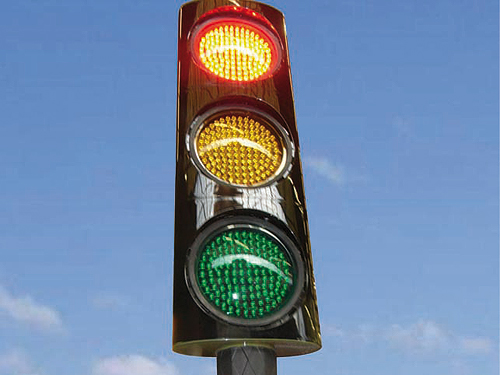
#> input picture images/lights3.jpg, 500 x 375 px, found by its file name
$ python image_detection.py   (Python 2 division)
#> lines starting #> are read from the running program, lines starting #| are printed output that depends on the picture; after the words box and inside, x2 and y2 are one past the last pixel; in counts of white or black regions, pixels touching at a corner belong together
'''
    Self-Driving RC Car Project

    File: image_detection.py
    Date: 12/1/17
    Author: Alfredo Salazar
    Version: 1.0

    A project to design a car that has a Raspberry Pi mounted
    on the top with a connected PiCamera. This camera will be
    used to detect stop signs, traffic lights, turns, etc.
'''
# Import libraries
import numpy as np
import cv2, urllib, time, os, sys, os.path

# Show available images to choose
print "\nAvailable image filenames: "
files = os.listdir("images")
newlist = []
for names in files:
    if names.endswith(".jpg") or names.endswith(".png"):
        newlist.append(names)
print newlist

# Ask for name of image
print ""
imgname_entry_valid = False
while imgname_entry_valid == False:
    imgname = raw_input("Filename of image? ")

    if os.path.isfile("images/" + imgname):
        imgname_entry_valid = True
    else:
        print "Image filename was incorrect, try again.\n"
#> this loop made 1 pass; the answer given on pass 1: images/lights3.jpg
print ""

# Define haar cascades
stop_cascade = cv2.CascadeClassifier('haarcascades/haarcascade_stopsign.xml')

# Create and resize window for detection
cv2.namedWindow('Webcam Detection', cv2.WINDOW_NORMAL)
cv2.resizeWindow('Webcam Detection', 1200, 700)

# Create ranges for colors red, yellow, and green
lower_r = np.array([0, 0, 90], dtype = "uint8")
upper_r = np.array([36, 33, 255], dtype = "uint8")
lower_y = np.array([0, 128, 128], dtype = "uint8")
upper_y = np.array([62, 255, 255], dtype = "uint8")
lower_g = np.array([0, 85, 0], dtype = "uint8")
upper_g = np.array([90, 255, 127], dtype = "uint8")

# Read in image
img = cv2.imread("images/" + imgname)
#> img is the input picture: shape (375, 500, 3); mean B, G, R 165.5, 136, 113.5

# Find red in frame and apply mask
mask_r = cv2.inRange(img, lower_r, upper_r)
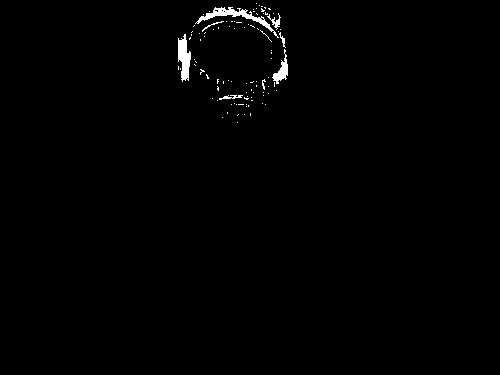
#> mask_r: shape (375, 500); 0.81% white; 96 white regions (88 under 20 px), largest, box (x1, y1, x2, y2) and area: (195, 7, 279, 38) 475, (178, 34, 191, 82) 391, (272, 49, 288, 84) 215
output_r = cv2.bitwise_and(img, img, mask = mask_r)

# Find yellow in frame and apply mask
mask_y = cv2.inRange(img, lower_y, upper_y)
#> mask_y: shape (375, 500); 1.4% white in thin lines or dots, all inside (x1, y1, x2, y2) = (196, 25, 286, 184)
output_y = cv2.bitwise_and(img, img, mask = mask_y)

# Find green in frame and apply mask
mask_g = cv2.inRange(img, lower_g, upper_g)
#> mask_g: shape (375, 500); 2.2% white in thin lines or dots, all inside (x1, y1, x2, y2) = (173, 0, 321, 375)
output_g = cv2.bitwise_and(img, img, mask = mask_g)
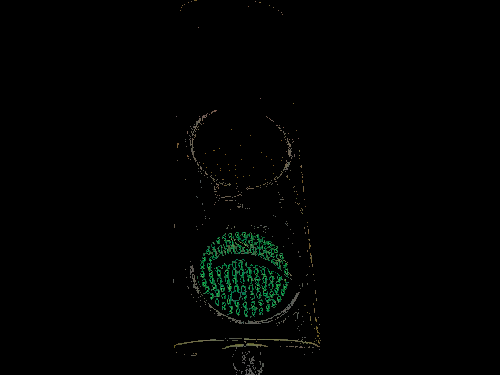
#> output_g: shape (375, 500, 3); mean B, G, R 1.5, 2.4, 1.2

# Convert image to grayscale
gray = cv2.cvtColor(img, cv2.COLOR_BGR2GRAY)
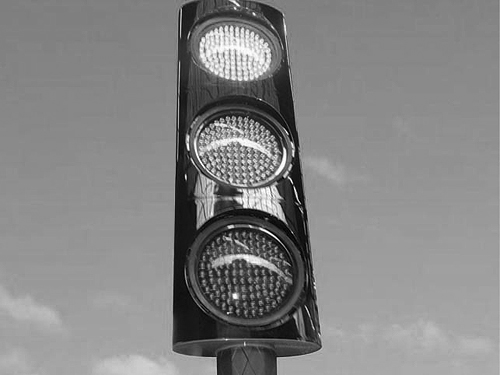
#> gray: shape (375, 500); min 0, max 255, mean 132.7

# Detect multiple stop signs
stops = stop_cascade.detectMultiScale(gray, 1.3, 5)
#> stops = ()

# Draw orange rectangles around detected stop signs
for (sx,sy,sw,sh) in stops:
    cv2.rectangle(img,(sx,sy),(sx+sw,sy+sh),(0,128,255),2)
#> this loop made 0 passes

# Show color key
cv2.putText(img, "Orange=Stop", (0, 30), cv2.FONT_HERSHEY_TRIPLEX, 1, (0, 255, 255))
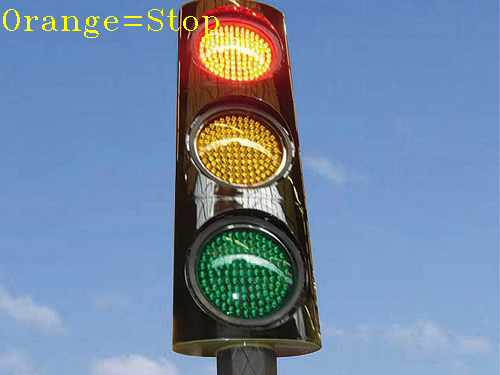
#> img: shape (375, 500, 3); 0.56% of pixels changed, all inside (x1, y1, x2, y2) = (3, 9, 219, 38)

# Create array to display in window
topArray = np.hstack([img, output_r])
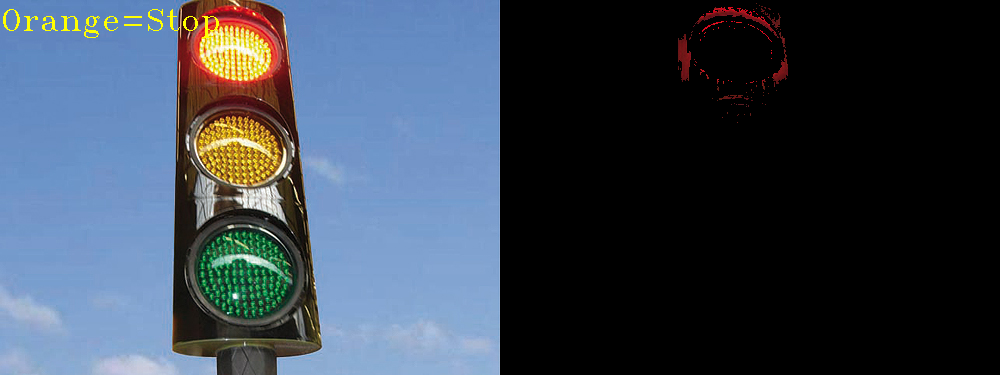
#> topArray: shape (375, 1000, 3); mean B, G, R 82.4, 68.5, 57.7
bottomArray = np.hstack([output_y, output_g])
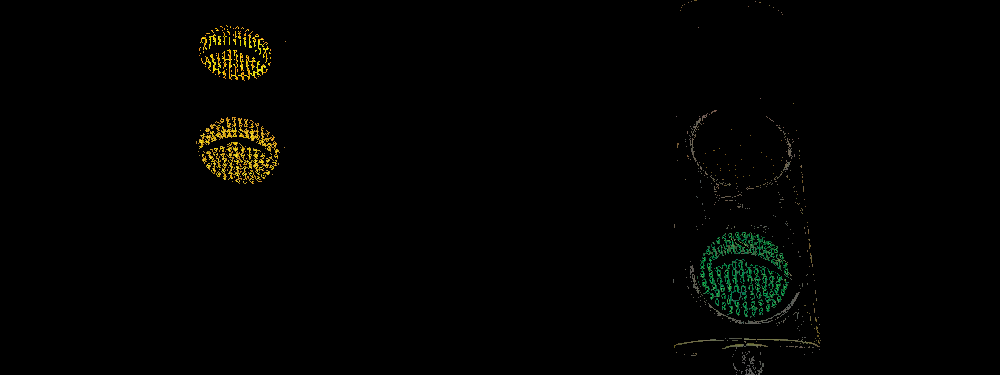
#> bottomArray: shape (375, 1000, 3); mean B, G, R 0.9, 2.4, 2.1
combArray = np.vstack([topArray, bottomArray])
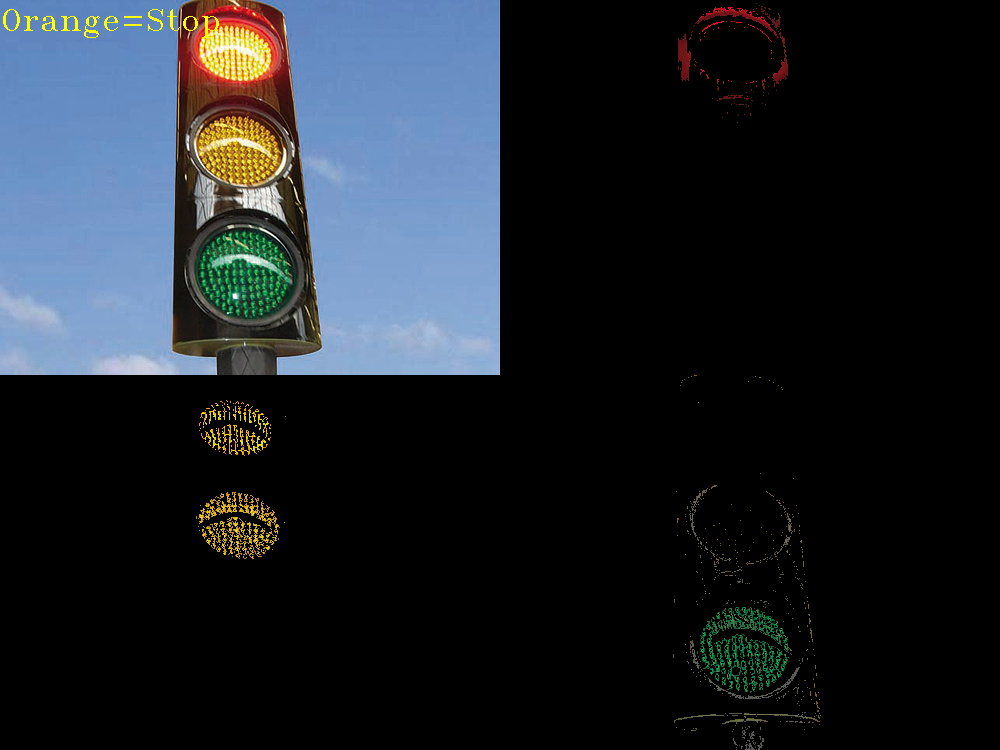
#> combArray: shape (750, 1000, 3); mean B, G, R 41.7, 35.4, 29.9

# Display frame/image to window
cv2.imshow('Webcam Detection',combArray)

# Wait for escape key to quit
k = cv2.waitKey(0)
#> (key Esc is pressed here)
while k != 27:
    k = cv2.waitKey(0)
cv2.destroyAllWindows()

$ run again, on images/lights4.jpg
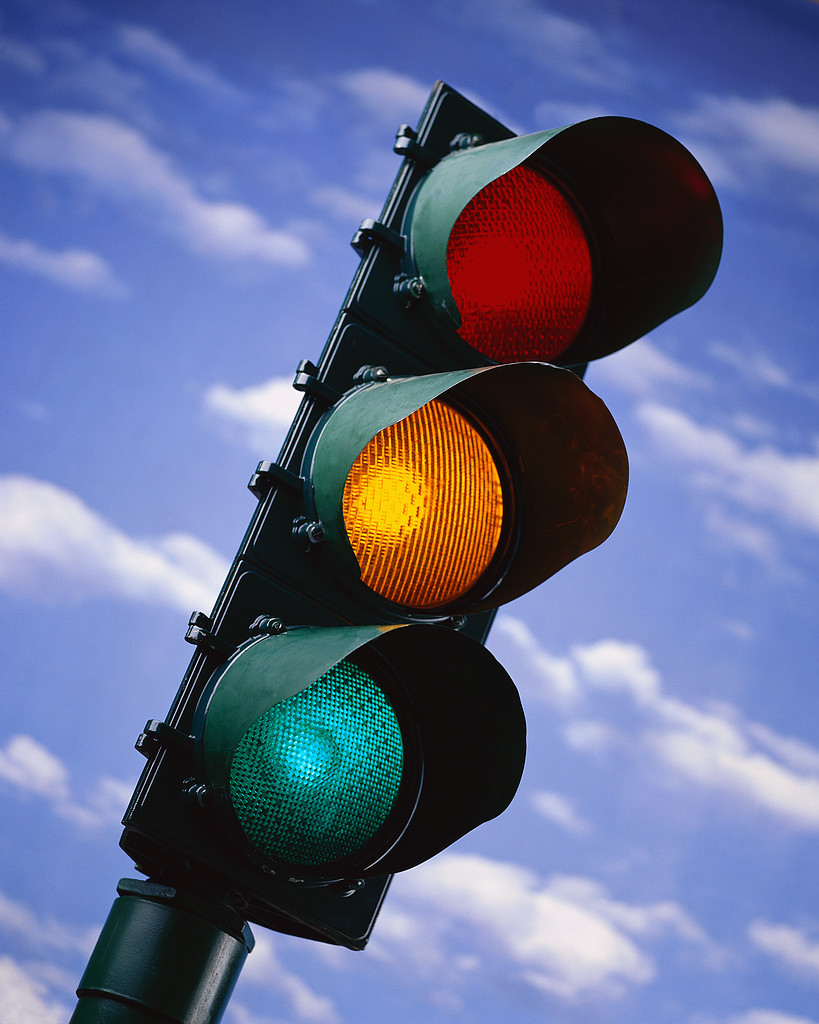
#> input picture images/lights4.jpg, 819 x 1024 px, found by its file name
#> the loop `while imgname_entry_valid == False:` made 1 pass; the answer given on pass 1: images/lights4.jpg
#> img is the input picture: shape (1024, 819, 3); mean B, G, R 146.8, 109.9, 100.4
#> mask_r: shape (1024, 819); 2.3% white; 772 white regions (754 under 20 px), largest, box (x1, y1, x2, y2) and area: (447, 167, 592, 347) 16650, (431, 590, 453, 603) 49, (439, 557, 446, 578) 40
#> mask_y: shape (1024, 819); 1.1% white; 197 white regions (168 under 20 px), largest, box (x1, y1, x2, y2) and area: (343, 415, 432, 572) 5582, (424, 415, 438, 558) 310, (435, 427, 449, 563) 279
#> mask_g: shape (1024, 819); 0.67% white; 1588 white regions (1577 under 20 px), largest, box (x1, y1, x2, y2) and area: (209, 675, 285, 718) 949, (313, 458, 352, 492) 648, (414, 242, 447, 260) 326
#> `gray = cv2.cvtColor(img, cv2.COLOR_BGR2GRAY)`:
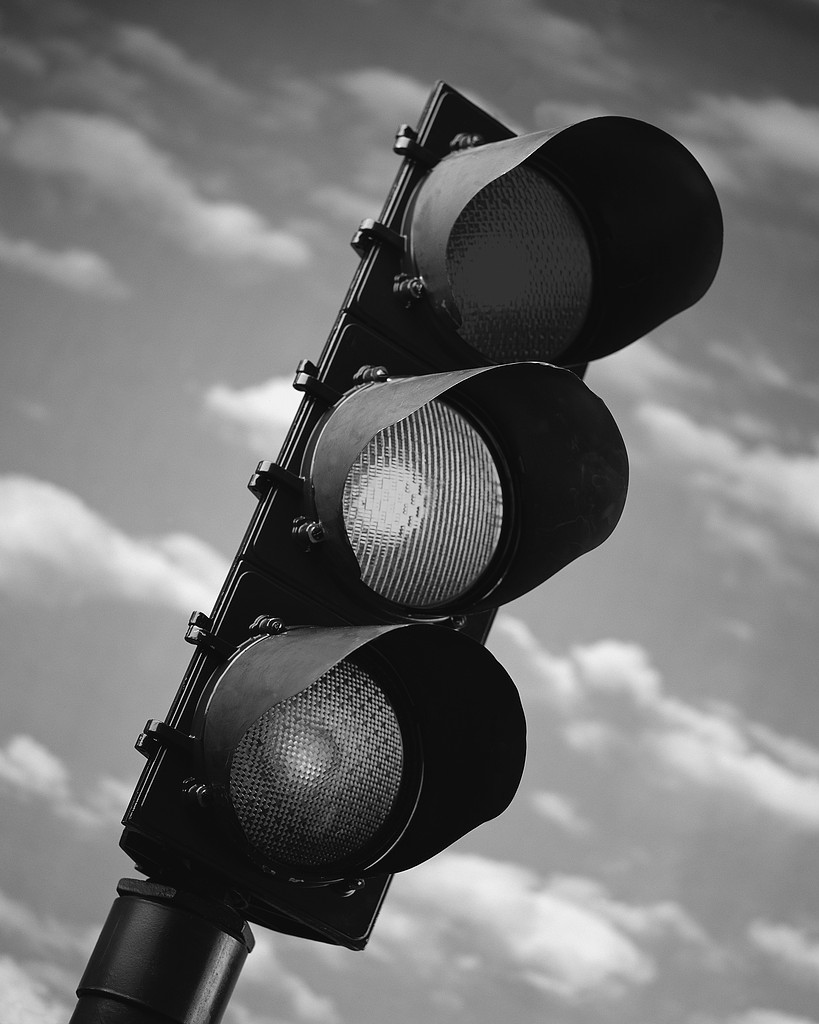
#> gray: shape (1024, 819); min 0, max 255, mean 111.3
#> stops = ()
#> img: shape (1024, 819, 3); 0.12% of pixels changed, all inside (x1, y1, x2, y2) = (3, 9, 219, 38)
#> `combArray = np.vstack([topArray, bottomArray])`:
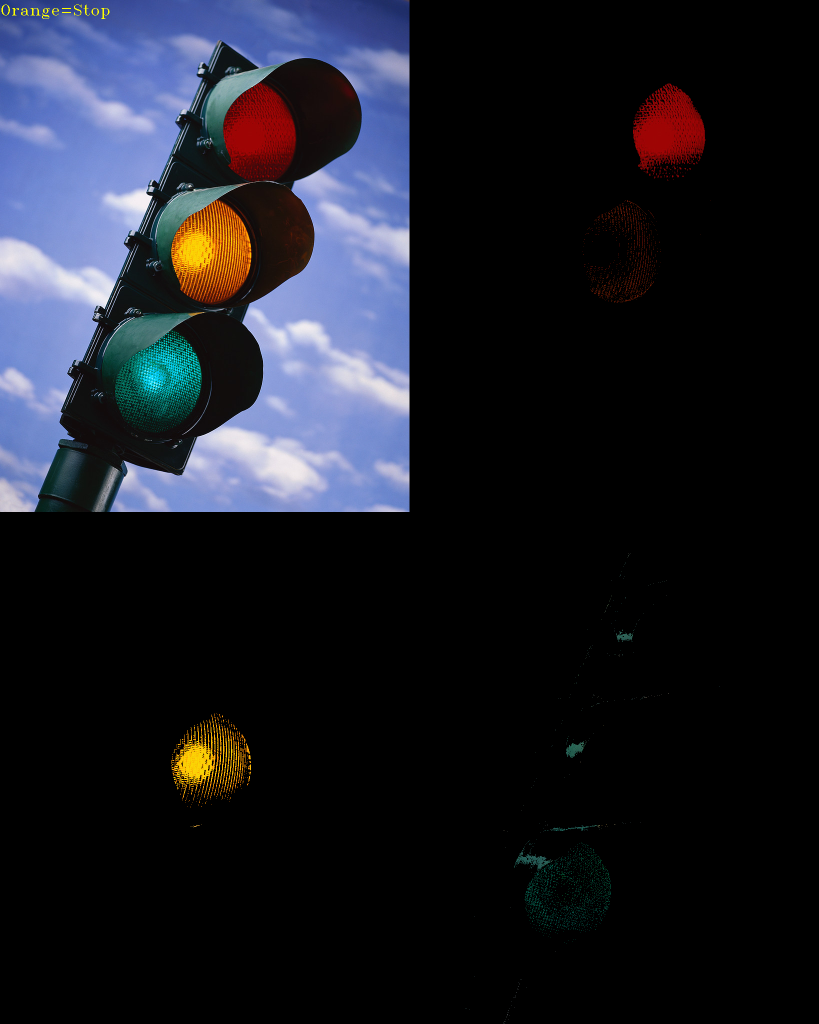
#> combArray: shape (2048, 1638, 3) (shown at 1/2 size); mean B, G, R 36.8, 28.2, 26.7

$ run again, on images/lights5.jpg
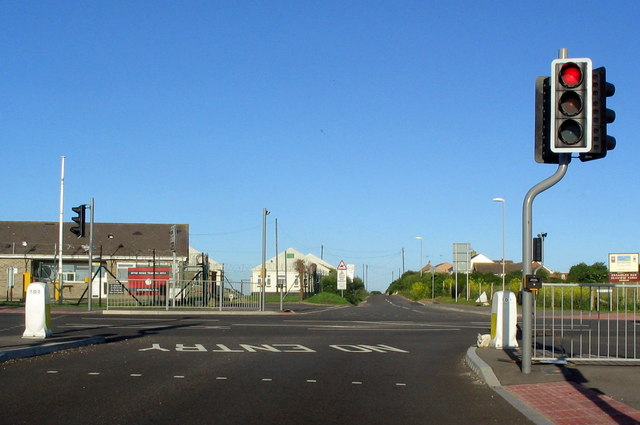
#> input picture images/lights5.jpg, 640 x 425 px, found by its file name
#> the loop `while imgname_entry_valid == False:` made 1 pass; the answer given on pass 1: images/lights5.jpg
#> img is the input picture: shape (425, 640, 3); mean B, G, R 158.7, 129.6, 99.4
#> mask_r: shape (425, 640); 0.05% white; 9 white regions (8 under 20 px), largest, box (x1, y1, x2, y2) and area: (563, 68, 580, 82) 122
#> mask_y: shape (425, 640); 0.16% white; 37 white regions (30 under 20 px), largest, box (x1, y1, x2, y2) and area: (491, 314, 496, 337) 91, (24, 272, 31, 287) 55, (564, 287, 572, 295) 39
#> mask_g: shape (425, 640); 6.3% white; 1224 white regions (1144 under 20 px), largest, box (x1, y1, x2, y2) and area: (91, 223, 187, 257) 2143, (572, 366, 640, 403) 1504, (476, 346, 567, 386) 1352
#> `gray = cv2.cvtColor(img, cv2.COLOR_BGR2GRAY)`:
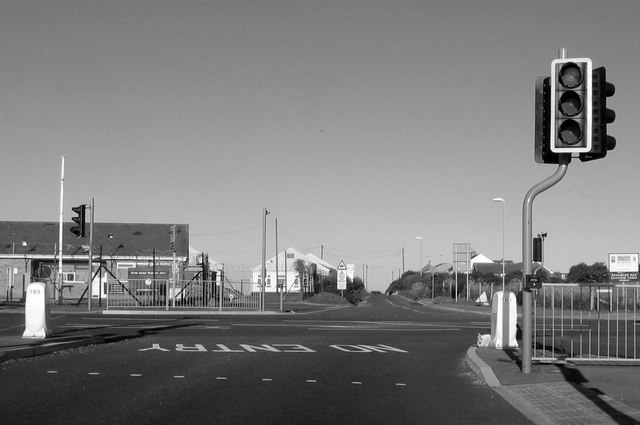
#> gray: shape (425, 640); min 0, max 255, mean 123.9
#> stops = ()
#> img: shape (425, 640, 3); 0.38% of pixels changed, all inside (x1, y1, x2, y2) = (3, 9, 219, 38)
#> `combArray = np.vstack([topArray, bottomArray])`:
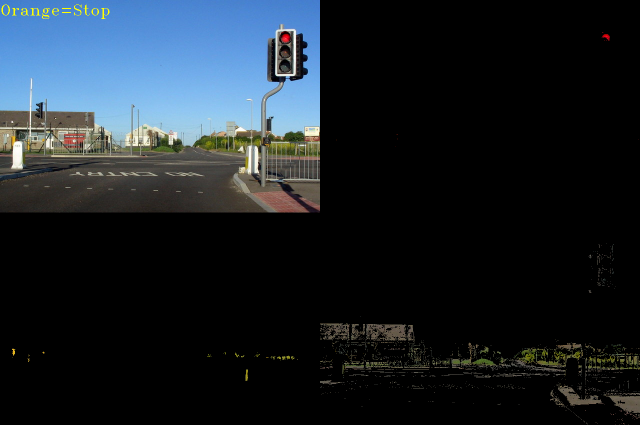
#> combArray: shape (850, 1280, 3) (shown at 1/2 size); mean B, G, R 40.6, 34.1, 26.7
